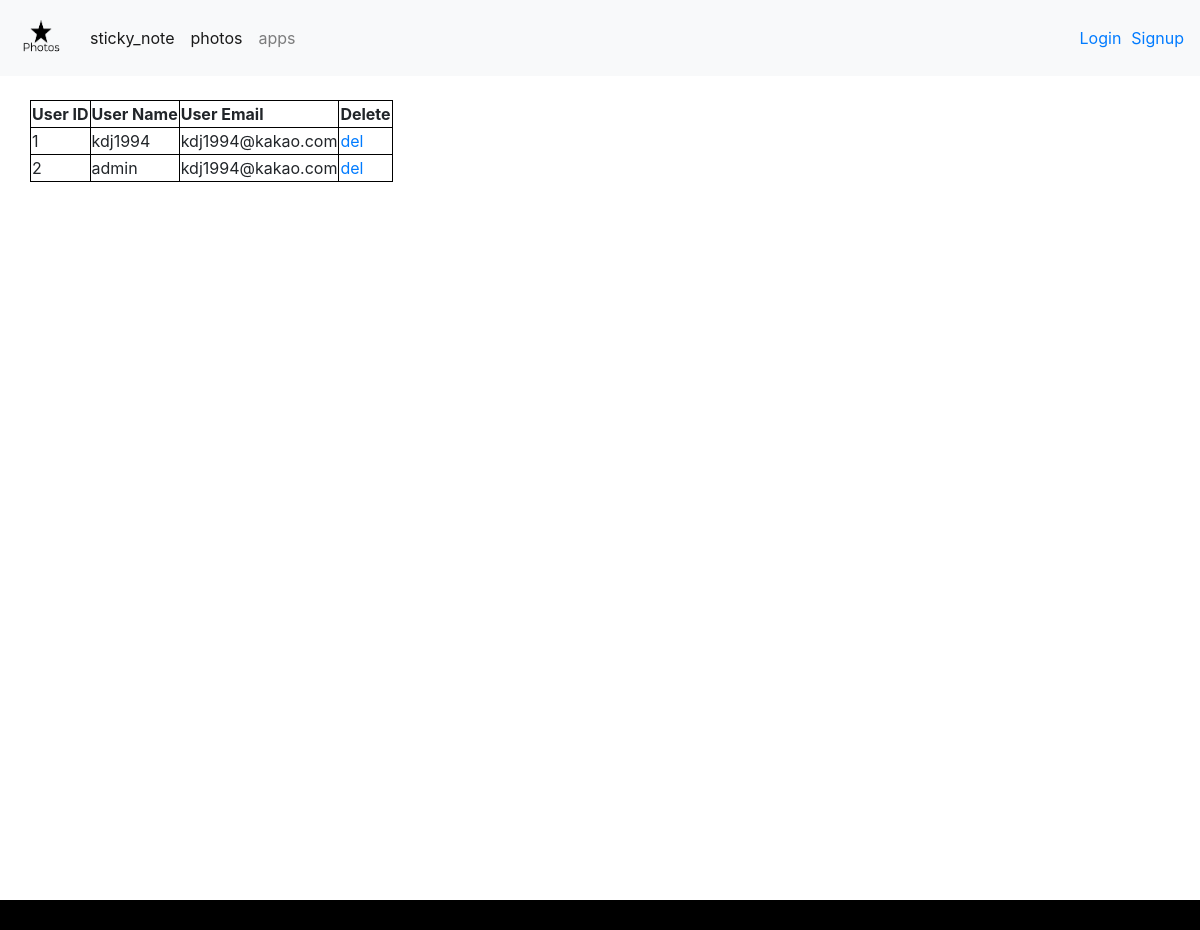
The page /accounts/user_list/ on the database as committed earlier.
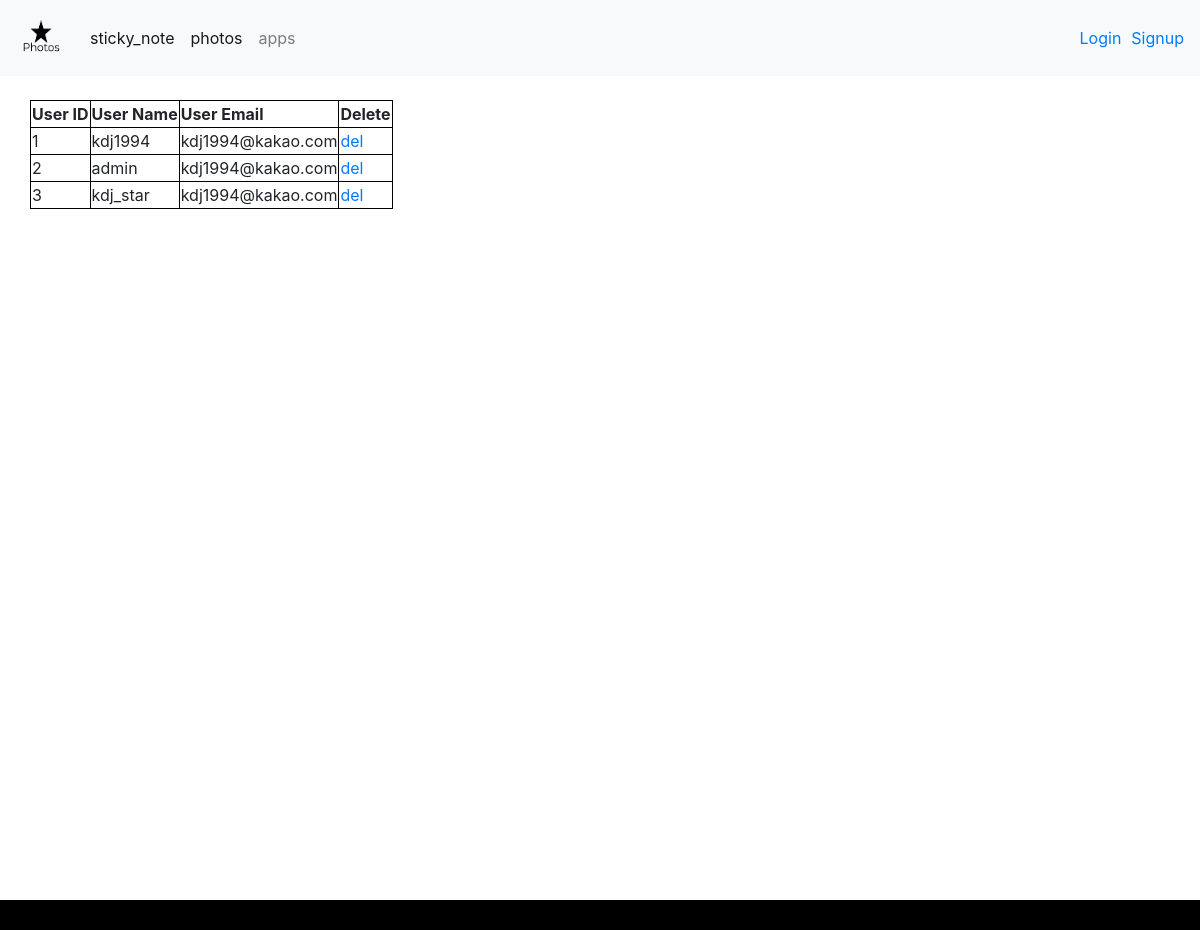
The same page on the database as committed later.
### accounts/models.py (models this page shows)
class User(AbstractUser):
    profile_name = models.CharField(max_length=100)
    profile_image = models.ImageField(upload_to="image/profile_image", blank=True )

### accounts/views.py (the view)
# urls.py: path('user_list/',views.user_list,name='user_list'),
def user_list(request):
    users = get_user_model().objects.all()
    context ={
        'users' : users,
    }
    return render(request,'accounts/user_list.html',context)

### templates/accounts/user_list.html (shortened to what this page needs)
{% extends 'base.html' %}
{% load bootstrap4 %}
{% block content %}
<table style = 'margin-top: 100px; margin-left: 30px; '>
    <tr>
      <th scope="col">User ID</td>
      <th scope="col">User Name</td>
      <th scope="col">User Email</td>
      <th scope="col">Delete</td>
    </tr>
    {% for user in users %}
    <tr>
      <td>{{ user.id }}</td>
      <td>{{user.username}}</td>
      <td>{{user.email}}</td>
      <td><a href="{% url 'accounts:delete' user.pk %}">del</a></td>
    </tr>
    {% endfor %}
  </table>
{% endblock content %}

### templates/base.html (shortened to what this page needs)
{% load static %}
<!DOCTYPE html>
<html lang="en">
<head>
    <link rel="stylesheet" href="{% static 'css/style.css' %}" type="text/css"/>
    <link rel="stylesheet" href="https://cdn.jsdelivr.net/npm/bootstrap@4.5.3/dist/css/bootstrap.min.css">
</head>
<body>
    <header>
        <nav class="navbar navbar-expand-lg navbar-light bg-light">
            <a class="navbar-brand" href="{% url 'photos:index' %}"><img  src="{% static 'img/Photos-logo-black.png' %}" style="width: 50px; height: 50px;" alt=""></a>
            <div class="collapse navbar-collapse" id="navbarSupportedContent">
                <ul class="navbar-nav mr-auto">
                    <li class="nav-item active">
                        <a class="nav-link" href="{% url 'apps:sticky_note' %}">sticky_note <span class="sr-only">(current)</span></a>
                    </li>
                    <li class="nav-item active">
                        <a class="nav-link" href="{% url 'photos:index' %}">photos <span class="sr-only">(current)</span></a>
                    </li>
                    <li class="nav-item">
                        <a class="nav-link" href="{% url 'apps:index' %}">apps</a>
                    </li>
                </ul>
                {% if user.is_authenticated %}
                    <a href="{% url 'accounts:profile' user.username  %}">
                        <div style="margin:6px; margin-right: 10px;" >{{ user.username }}</div>
                    </a>
                    <a href="{% url 'accounts:logout' %}">Logout</a>
                {% else %}
                    <a href="{% url 'accounts:login' %}"><div style="margin:6px; margin-right: 10px;">Login</div></a>
                    <a href="{% url 'accounts:signup' %}">Signup</a>
                {% endif %}
            </div>
        </nav>
    </header>
    <main style="margin-top: 60px; " >
        {% block content %}
        {% endblock %}
    </main>
    <footer>
    </footer>
</body>
</html>

### static/css/style.css (style rules this page uses)
header { position: fixed; top: 0; left: 0; right: 0; }
main { min-height: 800px; }
footer { height: 30px; background-color: black; }
body { flex-direction: column; justify-content: center; text-align: center; }
table, th, td { border: 1px solid black; }

Rows that differ between the two databases and show on the page:
added User: id "3", username "kdj_star", email "kdj1994@kakao.com"
